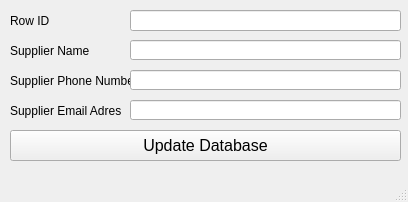
<?xml version="1.0" encoding="UTF-8"?>
<ui version="4.0">
 <class>edit_food_window</class>
 <widget class="QMainWindow" name="edit_food_window">
  <property name="geometry">
   <rect>
    <x>0</x>
    <y>0</y>
    <width>408</width>
    <height>202</height>
   </rect>
  </property>
  <property name="windowTitle">
   <string>Edit Food Entry</string>
  </property>
  <widget class="QWidget" name="centralwidget">
   <widget class="QLabel" name="supplier_email_label">
    <property name="geometry">
     <rect>
      <x>10</x>
      <y>100</y>
      <width>111</width>
      <height>21</height>
     </rect>
    </property>
    <property name="text">
     <string>Supplier Email Adress</string>
    </property>
   </widget>
   <widget class="QLabel" name="supplier_phone_label">
    <property name="geometry">
     <rect>
      <x>10</x>
      <y>70</y>
      <width>121</width>
      <height>21</height>
     </rect>
    </property>
    <property name="text">
     <string>Supplier Phone Number</string>
    </property>
   </widget>
   <widget class="QLineEdit" name="supplier_phone_label_entry">
    <property name="geometry">
     <rect>
      <x>130</x>
      <y>70</y>
      <width>271</width>
      <height>20</height>
     </rect>
    </property>
   </widget>
   <widget class="QLabel" name="supplier_name_label">
    <property name="geometry">
     <rect>
      <x>10</x>
      <y>40</y>
      <width>81</width>
      <height>21</height>
     </rect>
    </property>
    <property name="text">
     <string>Supplier Name</string>
    </property>
   </widget>
   <widget class="QLineEdit" name="supplier_email_entry">
    <property name="geometry">
     <rect>
      <x>130</x>
      <y>100</y>
      <width>271</width>
      <height>20</height>
     </rect>
    </property>
   </widget>
   <widget class="QLineEdit" name="supplier_name_entry">
    <property name="geometry">
     <rect>
      <x>130</x>
      <y>40</y>
      <width>271</width>
      <height>20</height>
     </rect>
    </property>
   </widget>
   <widget class="QPushButton" name="add_food_to_d_button">
    <property name="geometry">
     <rect>
      <x>10</x>
      <y>130</y>
      <width>391</width>
      <height>31</height>
     </rect>
    </property>
    <property name="font">
     <font>
      <pointsize>12</pointsize>
     </font>
    </property>
    <property name="text">
     <string>Update Database</string>
    </property>
   </widget>
   <widget class="QLabel" name="rowid_label">
    <property name="geometry">
     <rect>
      <x>10</x>
      <y>10</y>
      <width>81</width>
      <height>21</height>
     </rect>
    </property>
    <property name="text">
     <string>Row ID</string>
    </property>
   </widget>
   <widget class="QLineEdit" name="supplier_name_entry_2">
    <property name="geometry">
     <rect>
      <x>130</x>
      <y>10</y>
      <width>271</width>
      <height>21</height>
     </rect>
    </property>
   </widget>
  </widget>
  <widget class="QMenuBar" name="menubar">
   <property name="geometry">
    <rect>
     <x>0</x>
     <y>0</y>
     <width>408</width>
     <height>21</height>
    </rect>
   </property>
  </widget>
  <widget class="QStatusBar" name="statusbar"/>
 </widget>
 <resources/>
 <connections/>
</ui>
